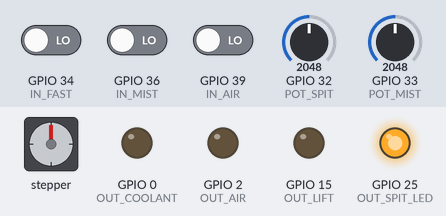
Bench run of a sketch on a simulated ESP32. Shown: stepper motor, output pins drawn as LEDs (lit = HIGH). Wiring (inferred from the names in the program): stepper motor driver (200 steps per turn assumed): step GPIO 13; direction GPIO 14; enable GPIO 12. The test bench sets the inputs (shaded band); at power-on: GPIO 34 (IN_FAST) LOW, GPIO 32 (POT_SPIT) = 2048, GPIO 36 (IN_MIST) LOW, GPIO 33 (POT_MIST) = 2048, GPIO 39 (IN_AIR) LOW. Pins used as bus, display or sensor lines are not drawn.

Above: at 1.2 s.
1.3 s: GPIO 34 (IN_FAST) driven HIGH
At 1.45 s:
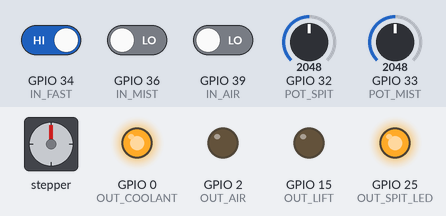
At 2.05 s:
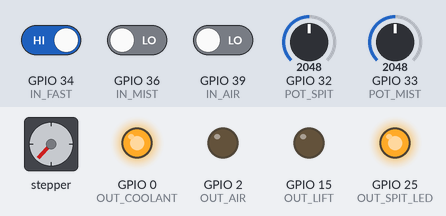
4.3 s: GPIO 32 (POT_SPIT) set to 55
7.3 s: GPIO 32 (POT_SPIT) set to 45
At 7.45 s:
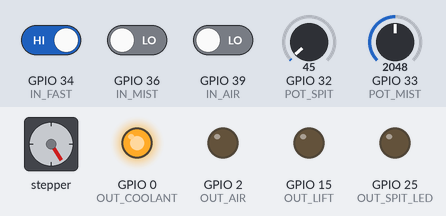
10.3 s: GPIO 36 (IN_MIST) driven HIGH
At 10.45 s:
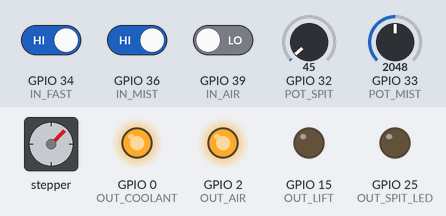
13.3 s: GPIO 34 (IN_FAST) driven LOW
16.3 s: GPIO 33 (POT_MIST) set to 3603
Timing chart, 0 to 20.3 s (numbered marks = the images above; inputs shaded):
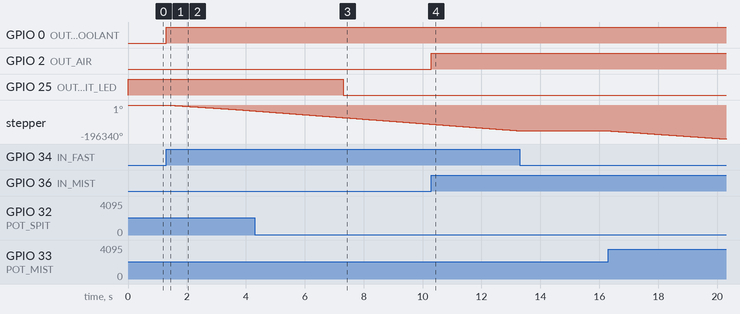

The sketch:

ColdEND32_1.2.ino
```cpp
// (licence header left out)
// Create hardware timer
hw_timer_t * stepTimer = NULL;
portMUX_TYPE timerMux0 = portMUX_INITIALIZER_UNLOCKED;

#include "config.h"
#include "vars.h"
#include "func.h"

#if defined OLED || defined LED || defined LCD
  #include "display.h"
#endif


void setup() {
  // Set input pins
  pinMode(IN_MIST, INPUT);
  pinMode(IN_FAST, INPUT);
  pinMode(IN_AIR, INPUT);
  pinMode(IN_REM, INPUT);

  // Set output pins
  pinMode(OUT_COOLANT, OUTPUT);
  pinMode(OUT_AIR, OUTPUT);
  pinMode(OUT_LIFT, OUTPUT);
  pinMode(OUT_SPIT_LED, OUTPUT);
  pinMode(OUT_STEP, OUTPUT);
  pinMode(OUT_DIR, OUTPUT);
  pinMode(OUT_ENABLE, OUTPUT);

  #ifdef EXT_LED
    pinMode(OUT_5V_1, OUTPUT);
    pinMode(OUT_5V_2, OUTPUT);
    pinMode(OUT_5V_3, OUTPUT);
  #endif

  // Initialize stepper
  digitalWrite(OUT_DIR, FLOW_DIR);                      // Set flow direction
  digitalWrite(OUT_ENABLE, HIGH);                       // Disable stepper

  // Timer setup
  stepTimer = timerBegin(0, 80, true);                  // Use first timer at 80MHz/80 = 1µs, count up
  timerAttachInterrupt(stepTimer, &stepPulse, true);    // Attach stepPulse function to timer, edge (not level) triggered

  // Initialize display
  #ifdef OLED
    u8g2.begin();
  #endif

  #ifdef LED
    led1.begin(LED1_ADD);
    led1.setBrightness(BRIGHTNESS);
    led2.begin(LED2_ADD);
    led2.setBrightness(BRIGHTNESS);
  #endif

  #ifdef LCD
    lcd.begin();
    lcd.backlight();
  #endif
}


void loop() {
  // Read switch states
  switchStat();

  // Set air and coolant valves depending on switches
  setValves();

  // Read potentiometer values
  potVals();

  // Switch LEDs
  switchLEDs();

  // Control coolant pump
  pumpControl();

  // Refresh display (if defined)
  #if defined OLED || defined LED || defined LCD
    refDisplay();
  #endif
}


//
```

func.h
```cpp
// (licence header left out)
void switchStat() {
  // Read fast mode momentary switch
  fast_mode = digitalRead(IN_FAST);

  // Either read momentary switches or solid state switches
  #ifdef MOMENTARY_SWITCH

    // Read remote mist control
    // There is no priority between remote control and momentary switches
    // All signals can be overwritten by each other
    #ifdef REMOTE_CTRL
      rem_stat = digitalRead(IN_REM);
      if (rem_stat != rem_stat_old) {
        mist_stat = rem_stat;                     // Switch mist stat
        air_stat = LOW;                           // switch off air stat
        rem_stat_old = rem_stat;
      }
    #endif

    // Read momentary mist switch
    btnMist.update();
    if (btnMist.rose()) {
      mist_stat = !mist_stat;                     // Toggle between mist on and off
      air_stat = LOW;                             // switch off air stat
    }

    // Read momentary air switch
    btnAir.update();
    if (btnAir.rose()) {
      air_stat = !air_stat;                       // Toggle between air on and off
      mist_stat = LOW;                            // switch off mist stat
    }
  #else
    mist_stat = digitalRead(IN_MIST);
    air_stat = digitalRead(IN_AIR);
  #endif
}


void setValves() {
  // Switch control relays for solenoid valves and set flags
  if (fast_mode == HIGH || mist_stat == HIGH) {
    digitalWrite(OUT_COOLANT, HIGH);
    coolant_valve = true;
  }
  else {
    digitalWrite(OUT_COOLANT, LOW);
    coolant_valve = false;
  }
  if (mist_stat == HIGH || air_stat == HIGH) {
    digitalWrite(OUT_AIR, HIGH);
    air_valve = true;
  }
  else {
    digitalWrite(OUT_AIR, LOW);
    air_valve = false;
  }
}


void potVals() {
  curr_pot_read = millis();
  if (curr_pot_read - prev_pot_read >= POT_LOOP) {
    mist_pot_old = mist_pot_val;
    float mist_pot_raw = exp(log(MIN_RPM) + analogRead(POT_MIST)*exp_scale);            // Map mist pot range to exponential RPM range (MIN_RPM to MAX_RPM)
    mist_pot_val = POT_FILTER*mist_pot_raw + (1-POT_FILTER)*mist_pot_old;               // Denoise value with exponential filter
    mist_val = round(mist_pot_val*10)/10;                                               // Round displayed value to one decimal place to avoid unwanted refreshes
    if (mist_val >= 10) {
      mist_val = round(mist_val);                                                       // Round greater values here to avoid position conflicts between value and unit
    }

    spit_pot_old = spit_pot_val;
    float spit_pot_raw = (analogRead(POT_SPIT)*max_spit)/4095;                          // Map spit pot range to spit time (0 to MAX_SPIT_TIME)
    spit_pot_val = POT_FILTER*spit_pot_raw + (1-POT_FILTER)*spit_pot_old;               // Denoise value with exponential filter
    spit_val = round(spit_pot_val);                                                     // Round displayed value to int to avoid unwanted refreshes

    prev_pot_read = curr_pot_read;
  }
}


void switchLEDs() {
  if (spit_pot_val >= MIN_SPIT_TIME) {
    digitalWrite(OUT_SPIT_LED, HIGH);
  }
  else {
    digitalWrite(OUT_SPIT_LED, LOW);
  }
  #ifdef EXT_LED
    digitalWrite(OUT_5V_1, mist_stat);
    digitalWrite(OUT_5V_2, air_stat);
    digitalWrite(OUT_5V_3, spit_mode ? HIGH : LOW);
  #endif
}


void pumpControl() {
  if (coolant_valve == true) {
    #ifdef DRAIN_SYSTEM
      if (fast_mode == HIGH && mist_pot_val <= MIN_RPM+0.01) {
        digitalWrite(OUT_DIR, !FLOW_DIR);                       // Reverse flow direction in fast mode when mist is turned all the way down to drain the system
      }
      else {
        digitalWrite(OUT_DIR, FLOW_DIR);
      }
    #endif

    if (spit_pot_val >= MIN_SPIT_TIME && mist_stat == HIGH && spit_stat == false) {
      if (spit_mode == false) {
        spit_start = millis();                                  // Set timestamp for spit start
      }
      if (millis() < spit_start+(spit_pot_val*1000)) {
        spit_mode = true;                                       // Set spit mode true as long as time is below timestamp + spit time
      }
      else {
        spit_mode = false;                                      // Unset spit mode
        spit_stat = true;                                       // Set flag spit mode = executed
      }
    }

    if (spit_mode == true) {
      rpm = SPIT_RPM;                                           // Select RPM source
    }
    else if (fast_mode == HIGH) {
      rpm = FAST_RPM;
    }
    else {
      rpm = mist_pot_val;
    }
    digitalWrite(OUT_ENABLE, LOW);                              // Enable stepper driver
    int edge = round(1000000/(rpm/60*6400*2));                  // Pulse time calculation for stepper to get the time in µs for a rising or falling edge
    timerAlarmWrite(stepTimer, edge, true);                     // Set timer alarm to pulse length/2, autoreload = true
    timerAlarmEnable(stepTimer);
  }
  else {
    timerAlarmDisable(stepTimer);                               // Stop timers and reset all states
    digitalWrite(OUT_ENABLE, HIGH);
    spit_stat = false;
    spit_mode = false;
  }
}


void IRAM_ATTR stepPulse() {
  // Step pulse generated by hardware timer
  portENTER_CRITICAL_ISR(&timerMux0);
  pulse = !pulse;
  digitalWrite(OUT_STEP, pulse);
  portEXIT_CRITICAL_ISR(&timerMux0);
}


//
```

vars.h
```cpp
// (licence header left out)
// Potentiometers
float           mist_pot_val = 0.00;                    // Mist value in milliliter per minute
float           spit_pot_val = 0.00;                    // Spit value in seconds
float           mist_pot_old = 0.00;                    // Previous mist pot value for exponential smoothing
float           spit_pot_old = 0.00;                    // Previous spit pot value for exponential smoothing
unsigned long   prev_pot_read = 0;                      // Previous pot read loop
unsigned long   curr_pot_read = 0;                      // Current pot read loop
float           max_spit = MAX_SPIT_TIME;               // Convert MAX_SPIT_TIME to float
float           exp_scale = log(MAX_RPM/MIN_RPM)/4095;  // Exponential flow scaling to match a 12bit analogue value


// Relais states
bool            coolant_valve = false;                  // Coolant valve state (on/off)
bool            air_valve = false;                      // Air valve state (on/off)


// Switch states
bool            spit_mode = false;                      // Spit mode state
bool            spit_stat = false;                      // Flag indicating whether spit mode has been executed or not
byte            fast_mode = LOW;                        // Fast mode state
byte            mist_stat = LOW;                        // Mist switch state
byte            air_stat = LOW;                         // Air switch state
byte            rem_stat = LOW;                         // Remote mist control state
byte            rem_stat_old = LOW;                     // Last remote state


// Stepper
volatile byte   pulse = LOW;                            // Step pulse state
float           rpm = 0.00;                             // Stepper RPM
unsigned long   spit_start = 0;                         // Timestamp for spit start


// Display
unsigned long   prev_refresh = 0;                       // Previous display refresh time
unsigned long   curr_refresh = 0;                       // Current display refresh time
float           mist_val = 0.0;                         // Displayed mist value
int             spit_val = 0;                           // Displayed spit value
float           spit_sub = 0.0;                         // Subtracted from spit time during spit mode countdown
int             start_pos = 0;                          // Variable start position to fix some 16x4 LCD
int             cursor_pos = 0;                         // Variable cursor position
int             digits = 0;                             // Mist value decimal places
float           mist_old = 0.0;                         // Values from previous refresh
int             spit_old = 0;
byte            coolant_old = LOW;
byte            air_old = LOW;


//
```

config.h
```cpp
// (licence header left out)
// Board
#define COLDEND32                                     // Leave uncommented unless there are other boards to choose


// Display
// #define SSD1306                                       // Uncomment for OLED with SSD1306 controller
// #define SH1106                                        // Uncomment for OLED with SH1106 controller
// #define HT16K33                                       // Uncomment for 7-Segment LED Display with HT16K33 Controller
// #define LCD16X2                                       // Uncomment for 16x2 LCD or VFD with I2C Controller
// #define LCD16X4                                       // Uncomment for 16x4 LCD or VFD with I2C Controller
// #define FIX16X4                                       // Uncomment to fix some 16x4 LCD row 3 and 4 starting at wrong positions


// Features
// #define DRAIN_SYSTEM                                  // Drain system with reversed fast mode when coolant is set to 0
// #define MOMENTARY_SWITCH                              // Uncomment for momentary switches instead of solid state switches
// #define REMOTE_CTRL                                   // Use input #4 for remote mist control from CNC. Momentary switches are required!
// #define EXT_LED                                       // Uncomment for external LEDs indicating active mode (mist, air or spit)


// Coolant pump
#define FLOW_DIR LOW                                  // Pump flow direction (LOW or HIGH)
#define MIN_RPM 0.5                                   // Minimum RPM of coolant pump
#define MAX_RPM 120                                   // Maximum RPM of coolant pump
#define FAST_RPM 80                                   // Fast mode RPM
#define SPIT_RPM 60                                   // Spit mode RPM
#define MIN_SPIT_TIME 0.1                             // Minimum spit time in seconds
#define MAX_SPIT_TIME 8                               // Maximum spit time in seconds (Values above 9 will overflow OLED!)


// Operator control
#define SWITCH_DEBOUNCE 30                            // Delay time in milliseconds to debounce momentary switches
#define REFRESH_TIME 100                              // Time between two screen refreshes in milliseconds
#define POT_FILTER 0.05                               // Noise filter for raw potentiometer values
#define POT_LOOP 1                                    // Loop time for reading pot values in ms


// Pinout
#ifdef COLDEND32
  #define POT_MIST 33                                 // Mist potentiometer pin
  #define POT_SPIT 32                                 // Spit potentiometer pin
  #define IN_MIST 36                                  // Mist switch
  #define IN_FAST 34                                  // Fast mode switch
  #define IN_AIR 39                                   // Air only switch
  #define IN_REM 35                                   // Remote control
  #define OUT_DIR 14                                  // Direction pin
  #define OUT_STEP 13                                 // Step pin
  #define OUT_ENABLE 12                               // Enable pin
  #define OUT_AIR 2                                   // Air valve pin
  #define OUT_COOLANT 0                               // Coolant valve pin
  #define OUT_LIFT 15                                 // Lift valve pin
  #define OUT_SPIT_LED 25                             // Spit LED pin
  #define OUT_5V_1 19                                 // 5V Output 1
  #define OUT_5V_2 18                                 // 5V Output 2
  #define OUT_5V_3 5                                  // 5V Output 3
  #define OUT_5V_4 4                                  // 5V Output 4
#endif


#if defined SSD1306 || defined SH1106
  #define OLED
  #include <Arduino.h>
  #include <U8g2lib.h>                                // Required library: https://github.com/olikraus/U8g2_Arduino
  #include <Wire.h>
  #ifdef SSD1306
    U8G2_SSD1306_128X64_NONAME_F_HW_I2C u8g2(U8G2_R0, U8X8_PIN_NONE);
  #else
    U8G2_SH1106_128X64_NONAME_F_HW_I2C u8g2(U8G2_R0, U8X8_PIN_NONE);
  #endif
#endif


#ifdef HT16K33
  #define LED
  #define LED1_ADD 0x74                               // I2C address of first (mist) LED display (needs to be jumpered!)
  #define LED2_ADD 0x70                               // I2C address of second (spit) LED display (needs to be jumpered!)
  #define BRIGHTNESS 6                                // Brightness of LED displays
  #include <Wire.h>
  #include <Adafruit_LEDBackpack.h>                   // Required library: https://github.com/adafruit/Adafruit_LED_Backpack
  Adafruit_7segment led1 = Adafruit_7segment();
  Adafruit_7segment led2 = Adafruit_7segment();
#endif


#if defined LCD16X2 || defined LCD16X4
  #define LCD
  #define LCD_ADD 0x27                                // I2C address of LCD controller.
  #include <Wire.h>
  #include <LiquidCrystal_I2C.h>                      // Required library: https://github.com/fdebrabander/Arduino-LiquidCrystal-I2C-library
  #ifdef LCD16X2
    LiquidCrystal_I2C lcd(LCD_ADD, 16, 2);
  #else
    LiquidCrystal_I2C lcd(LCD_ADD, 16, 4);
  #endif
#endif


#ifdef REMOTE_CTRL
  #define MOMENTARY_SWITCH                            // Remote control requires momentary switches
#endif


#ifdef MOMENTARY_SWITCH
  #include <Bounce2.h>                                // Required library: https://github.com/thomasfredericks/Bounce2
  Bounce btnMist = Bounce(IN_MIST, SWITCH_DEBOUNCE);
  Bounce btnAir = Bounce(IN_AIR, SWITCH_DEBOUNCE);
#endif


//
```

Measured:
- the behaviour switches between 52 and 51 on GPIO 32 (POT_SPIT) (found by bisection; images 2 and 3)
- after the input at 1.3 s, GPIO 0 (OUT_COOLANT): LOW → HIGH at once; stepper: keeps turning counter-clockwise at about 11506°/s, starting at once
- after the input at 7.3 s, GPIO 25 (OUT_SPIT_LED): HIGH → LOW at once
- after the input at 10.3 s, GPIO 2 (OUT_AIR): LOW → HIGH at once
